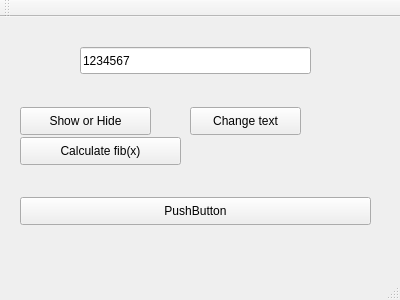
<?xml version="1.0" encoding="UTF-8"?>
<ui version="4.0">
 <class>MainWindow</class>
 <widget class="QMainWindow" name="MainWindow">
  <property name="geometry">
   <rect>
    <x>0</x>
    <y>0</y>
    <width>400</width>
    <height>300</height>
   </rect>
  </property>
  <property name="windowTitle">
   <string>MainWindow</string>
  </property>
  <widget class="QWidget" name="centralWidget">
   <widget class="QPushButton" name="pushButton">
    <property name="geometry">
     <rect>
      <x>20</x>
      <y>90</y>
      <width>131</width>
      <height>28</height>
     </rect>
    </property>
    <property name="text">
     <string>Show or Hide</string>
    </property>
   </widget>
   <widget class="QPushButton" name="pushButton_2">
    <property name="geometry">
     <rect>
      <x>20</x>
      <y>180</y>
      <width>351</width>
      <height>28</height>
     </rect>
    </property>
    <property name="text">
     <string>PushButton</string>
    </property>
   </widget>
   <widget class="QPushButton" name="pushButton_3">
    <property name="geometry">
     <rect>
      <x>190</x>
      <y>90</y>
      <width>111</width>
      <height>28</height>
     </rect>
    </property>
    <property name="text">
     <string>Change text</string>
    </property>
   </widget>
   <widget class="QPushButton" name="pushButton_4">
    <property name="geometry">
     <rect>
      <x>20</x>
      <y>120</y>
      <width>161</width>
      <height>28</height>
     </rect>
    </property>
    <property name="whatsThis">
     <string/>
    </property>
    <property name="text">
     <string>Calculate fib(x)</string>
    </property>
   </widget>
   <widget class="QLineEdit" name="lineEdit">
    <property name="geometry">
     <rect>
      <x>80</x>
      <y>30</y>
      <width>231</width>
      <height>27</height>
     </rect>
    </property>
    <property name="text">
     <string>1234567</string>
    </property>
   </widget>
  </widget>
  <widget class="QMenuBar" name="menuBar">
   <property name="geometry">
    <rect>
     <x>0</x>
     <y>0</y>
     <width>400</width>
     <height>24</height>
    </rect>
   </property>
  </widget>
  <widget class="QToolBar" name="mainToolBar">
   <attribute name="toolBarArea">
    <enum>TopToolBarArea</enum>
   </attribute>
   <attribute name="toolBarBreak">
    <bool>false</bool>
   </attribute>
  </widget>
  <widget class="QStatusBar" name="statusBar"/>
 </widget>
 <layoutdefault spacing="6" margin="11"/>
 <resources/>
 <connections/>
</ui>
